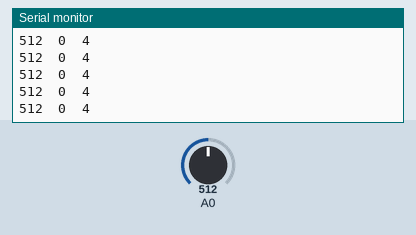
This sketch was run on a simulated Arduino Uno, built with avr-gcc and run on an emulated ATmega328P. Shown: the last lines printed to the serial monitor. The inputs (shaded band) are chosen by the test bench; at power-on: A0 = 512.

Above: at 1.2 s.
1.3 s: A0 set to 716
At 2.0 s:
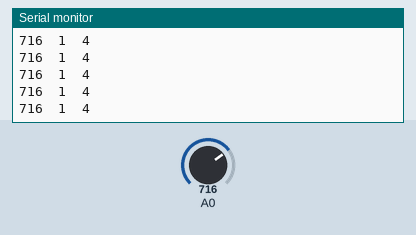
2.8 s: A0 set to 731
At 3.9 s:
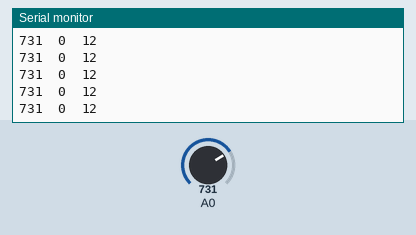
Timing chart, 0 to 5.8 s (numbered marks = the images above; inputs shaded):
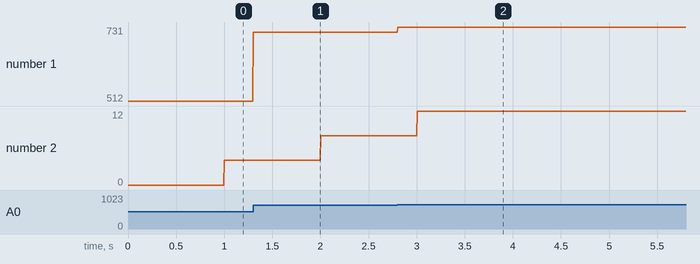

Measured:
- after the input at 1.3 s, the serial monitor: prints a new line at once (image 1)
- after the input at 2.8 s, the serial monitor: prints a new line at once (image 2)
- plotted number 1: 512 → 716 after the input at 1.3 s, 716 → 731 after the input at 2.8 s
- plotted number 2: 4 → 8 after the input at 1.3 s, 8 → 12 after the input at 2.8 s

The sketch:

programHeartBeatSensor.ino
```cpp
/*
  Galih Setyawan
  30 Des 2018
*/
#define length 20

//mustaqim
//#define tinggi 18
//#define lebar 6

#define tinggi 16
#define lebar 7
float alpha = 0.75;
double LPFSensor, lastLPFSensor;
int rawSensor, afterFilter;

int temp[length];
int varCycleDetector[tinggi];
int temp_bpm[15];
bool statusSiklus, statusSiklusSebelumnya;

int beat, bpm;

unsigned long previousMillis = 0;
const long interval = 1000;

void setup() {
  // put your setup code here, to run once:
  Serial.begin(19200);
}

void loop() {

  // Membaca data analog mentah
  rawSensor = analogRead(A0);

  //Low Pas Filter
  LPFSensor  = alpha * rawSensor + (1 - alpha) * lastLPFSensor;
  lastLPFSensor = LPFSensor;


  //Moving Average
  afterFilter = movAvg(LPFSensor);

  //pendeteksi awal siklus
  int awalSiklus = deteksiAwalSiklus(LPFSensor);


  //pendeteksi RISING
  if (statusSiklus == true && statusSiklusSebelumnya == false) {
    beat ++;
  }
  statusSiklusSebelumnya = statusSiklus;

  //perhitungan
    unsigned long currentMillis = millis();
    if (currentMillis - previousMillis >= interval) {
      previousMillis = currentMillis;
      int sum;
      for (int z = 14; z >= 1; z--) {
        temp_bpm[z] = temp_bpm[z - 1];
   //      Serial.print(temp_bpm[z]); Serial.print("\t");
        sum += temp_bpm[z];
      }
      temp_bpm[0] = beat;
      sum += beat;
    //      Serial.print(sum);
    //    Serial.println();
    bpm = sum*4;
      beat = 0;
    }

//  unsigned long currentMillis = millis();
//  if (currentMillis - previousMillis >= interval) {
//    previousMillis = currentMillis;
//    bpm = beat * 4;
//    beat = 0;
//  }

  //Print to monitor
      Serial.print(rawSensor);
  //    Serial.print("\t");
//    Serial.print(LPFSensor);
  //  //  Serial.print("\t");
  //  Serial.print(afterFilter);
  //  Serial.print("\t");
  //  Serial.print(awalSiklus);
  Serial.print("\t");
  Serial.print(beat);
  Serial.print("\t");
  Serial.print(bpm);


  Serial.println();
  delay(5);
}

int movAvg(int in) {
  double sum = 0;
  for (int i = length - 1; i >= 1; i--) {
    temp[i] = temp[i - 1];
    sum += temp[i];
  }
  temp[0] = in;
  sum += in;
  return (sum / length);
}

int deteksiAwalSiklus(int in) {
  for (int i = tinggi - 1; i >= 1; i--) {
    varCycleDetector[i] = varCycleDetector[i - 1];
//    Serial.print(varCycleDetector[i]); Serial.print("\t");
  }
//  Serial.println();
  varCycleDetector[0] = in;

  if (varCycleDetector[0] - varCycleDetector[tinggi-1] >= lebar) {
//    Serial.println(varCycleDetector[0] - varCycleDetector[tinggi-1]);
    statusSiklus = true;
    return 690;
  } else {
    statusSiklus = false;
    return 680;
  }
}
```
